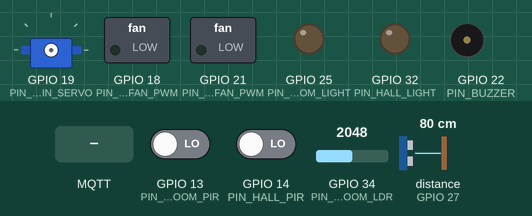
Recording of a sketch running on a simulated ESP32. Parts: servo, switched loads named in the sketch (green lamp = pin HIGH), output pins drawn as LEDs (lit = HIGH), buzzer (waves = sounding, pin HIGH). Wiring (inferred from the names in the program): ultrasonic range finder: trigger GPIO 26; echo GPIO 27. The inputs (shaded band) are chosen by the test bench; at power-on: GPIO 13 (PIN_BEDROOM_PIR) LOW, GPIO 14 (PIN_HALL_PIR) LOW, GPIO 34 (PIN_BEDROOM_LDR) = 2048, distance to the obstacle (sensor on GPIO 27) 80 cm. The echo pulse lasts 58.3 µs per cm; WiFi joins after 1.5 s; servers stay silent unless stated; random numbers use the default seed unless the sketch sets one; no MQTT or app messages arrive unless stated; pins used as bus, display or sensor lines are not drawn; what the sketch prints to the serial monitor is not drawn.

Above: at 0.0 s.
At 3.2 s:
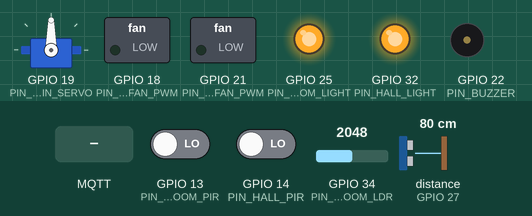
3.3 s: MQTT message "0" arrives on the second subscribed topic
At 4.4 s:
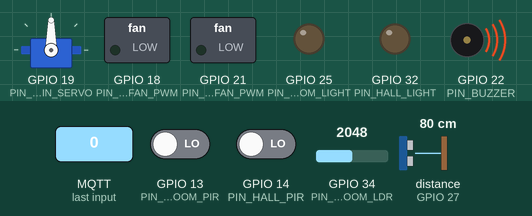
4.8 s: MQTT message "0" arrives on the first subscribed topic
Timing chart, 0 to 7.8 s (numbered marks = the images above; inputs shaded):
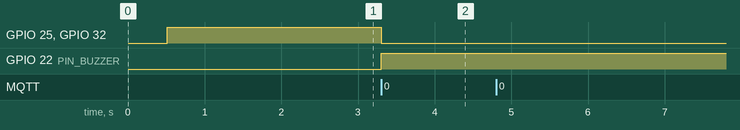

Measured:
- after the input at 3.3 s, GPIO 25 (PIN_BEDROOM_LIGHT), GPIO 32 (PIN_HALL_LIGHT): HIGH → LOW at once; GPIO 22 (PIN_BUZZER): LOW → HIGH at once
- after the input at 4.8 s, every drawn part: stays the same

The sketch:

node1_bedroom_hall.ino
```cpp
/*
 * ==============================================================================
 * PROJECT AURA — Autonomous User-Responsive Residential Assistant
 * ESP32 Node 1: Bedroom & Hallway Controller
 * ==============================================================================
 * SENSORS & ACTUATORS CONNECTED:
 * - Bedroom: PIR Motion Sensor (GPIO 13)
 *            LDR Lux Sensor (GPIO 34 Analog ADC1_CH6)
 *            Bed Light Relay (GPIO 25, Active LOW)
 *            Bed Ceiling Fan PWM (GPIO 18)
 *            Window Curtain Servo (GPIO 19, 0° Closed to 90° Open)
 * - Hall:    PIR Motion Sensor (GPIO 14)
 *            HC-SR04 Obstacle Ultrasonic: Trig (GPIO 26) / Echo (GPIO 27)
 *            Hall Light Relay (GPIO 32, Active LOW)
 *            Hall Ceiling Fan PWM (GPIO 21)
 *            Rescue Piezo Buzzer (GPIO 22, Alarm Sounder)
 *
 * NOTE: Strictly NO water leakage sensor and NO magnetic door sensor.
 * ==============================================================================
 */

#include <WiFi.h>
#include <PubSubClient.h>
#include <ESP32Servo.h>

// ==============================================================================
// 1. CONFIGURATION (Update with your Wi-Fi and Laptop/Broker IP)
// ==============================================================================
const char* WIFI_SSID = "YOUR_WIFI_SSID";
const char* WIFI_PASS = "YOUR_WIFI_PASSWORD";

// MQTT Broker IP (IP address of your PC/laptop running the backend)
const char* MQTT_BROKER = "192.168.1.100";
const int   MQTT_PORT   = 1883;

// MQTT Topics
const char* TOPIC_TELEMETRY = "aura/telemetry/node1";
const char* TOPIC_CONTROL   = "aura/control/node1";
const char* TOPIC_EMERGENCY = "aura/emergency";

// ==============================================================================
// 2. PIN DEFINITIONS — ESP32 NODE 1
// ==============================================================================
#define PIN_BEDROOM_PIR        13
#define PIN_BEDROOM_LDR        34  // Analog ADC1_CH6
#define PIN_BEDROOM_LIGHT      25  // Active LOW Relay
#define PIN_BEDROOM_FAN_PWM    18
#define PIN_CURTAIN_SERVO      19

#define PIN_HALL_PIR           14
#define PIN_HALL_US_TRIG       26
#define PIN_HALL_US_ECHO       27
#define PIN_HALL_LIGHT         32  // Active LOW Relay
#define PIN_HALL_FAN_PWM       21
#define PIN_BUZZER             22  // Rescue Alert Buzzer

// PWM Channels for Fans
#define PWM_CH_BED_FAN         0
#define PWM_CH_HALL_FAN        1
#define PWM_FREQ               5000
#define PWM_RES                8   // 0 to 255

WiFiClient espClient;
PubSubClient mqttClient(espClient);
Servo curtainServo;

unsigned long lastTelemetryTime = 0;
const unsigned long TELEMETRY_INTERVAL_MS = 250; // 4 Hz real-time telemetry stream

// Current Actuator State Cache
bool bedLightState = false;
bool hallLightState = false;
bool buzzerActive = false;
int  curtainAngle = 90;

// ==============================================================================
// 3. WIFI INITIALIZATION
// ==============================================================================
void setupWiFi() {
  Serial.print("Connecting to WiFi: ");
  Serial.println(WIFI_SSID);
  WiFi.mode(WIFI_STA);
  WiFi.begin(WIFI_SSID, WIFI_PASS);

  while (WiFi.status() != WL_CONNECTED) {
    delay(500);
    Serial.print(".");
  }
  Serial.println("\n[WiFi] Connected successfully!");
  Serial.print("[WiFi] ESP32 Node 1 IP Address: ");
  Serial.println(WiFi.localIP());
}

// ==============================================================================
// 4. MQTT MESSAGE RECEIVER & ACTUATOR CONTROL
// ==============================================================================
void onMqttMessage(char* topic, byte* payload, unsigned int length) {
  String message = "";
  for (unsigned int i = 0; i < length; i++) {
    message += (char)payload[i];
  }
  Serial.printf("[MQTT Inbound] %s: %s\n", topic, message.c_str());

  // Handle Remote Control Overrides
  if (String(topic) == TOPIC_CONTROL) {
    // Bedroom Light
    if (message.indexOf("\"bedroom_light\":true") >= 0) {
      bedLightState = true;
      digitalWrite(PIN_BEDROOM_LIGHT, LOW); // Active LOW relay
      Serial.println("[Actuator] Bed Light -> ON");
    } else if (message.indexOf("\"bedroom_light\":false") >= 0) {
      bedLightState = false;
      digitalWrite(PIN_BEDROOM_LIGHT, HIGH);
      Serial.println("[Actuator] Bed Light -> OFF");
    }

    // Hall Light
    if (message.indexOf("\"hall_light\":true") >= 0) {
      hallLightState = true;
      digitalWrite(PIN_HALL_LIGHT, LOW);
      Serial.println("[Actuator] Hall Light -> ON");
    } else if (message.indexOf("\"hall_light\":false") >= 0) {
      hallLightState = false;
      digitalWrite(PIN_HALL_LIGHT, HIGH);
      Serial.println("[Actuator] Hall Light -> OFF");
    }

    // Bedroom Fan PWM
    int bedFanIdx = message.indexOf("\"bedroom_fan_pwm\":");
    if (bedFanIdx >= 0) {
      int pwm = message.substring(bedFanIdx + 18).toInt();
      pwm = constrain(pwm, 0, 255);
      ledcWrite(PWM_CH_BED_FAN, pwm);
      Serial.printf("[Actuator] Bed Fan PWM -> %d\n", pwm);
    }

    // Hall Fan PWM
    int hallFanIdx = message.indexOf("\"hall_fan_pwm\":");
    if (hallFanIdx >= 0) {
      int pwm = message.substring(hallFanIdx + 15).toInt();
      pwm = constrain(pwm, 0, 255);
      ledcWrite(PWM_CH_HALL_FAN, pwm);
      Serial.printf("[Actuator] Hall Fan PWM -> %d\n", pwm);
    }

    // Curtain Servo Angle (0° = Closed, 90° = Open)
    int servoIdx = message.indexOf("\"curtain_servo_angle\":");
    if (servoIdx >= 0) {
      int angle = message.substring(servoIdx + 22).toInt();
      angle = constrain(angle, 0, 90);
      curtainAngle = angle;
      curtainServo.write(curtainAngle);
      Serial.printf("[Actuator] Curtain Servo -> %d deg\n", curtainAngle);
    }

    // Rescue Buzzer Alarm
    if (message.indexOf("\"buzzer_active\":true") >= 0) {
      buzzerActive = true;
      digitalWrite(PIN_BUZZER, HIGH);
      Serial.println("[Actuator] Rescue Buzzer -> ALARM ON (RED)");
    } else if (message.indexOf("\"buzzer_active\":false") >= 0) {
      buzzerActive = false;
      digitalWrite(PIN_BUZZER, LOW);
      Serial.println("[Actuator] Rescue Buzzer -> SILENT (YELLOW STANDBY)");
    }

  } else if (String(topic) == TOPIC_EMERGENCY) {
    // High-Priority Emergency Action: Turn on all corridor/bedroom lights and activate Rescue Buzzer
    Serial.println("[EMERGENCY] Priority Alert Broadcast Received! Activating Lights & Alarm.");
    digitalWrite(PIN_BEDROOM_LIGHT, LOW);
    digitalWrite(PIN_HALL_LIGHT, LOW);
    digitalWrite(PIN_BUZZER, HIGH);
    buzzerActive = true;
  }
}

void reconnectMQTT() {
  while (!mqttClient.connected()) {
    Serial.print("[MQTT] Connecting to Broker...");
    String clientId = "AURA-ESP32-Node1-" + String(random(0xffff), HEX);
    if (mqttClient.connect(clientId.c_str())) {
      Serial.println(" Connected!");
      mqttClient.subscribe(TOPIC_CONTROL);
      mqttClient.subscribe(TOPIC_EMERGENCY);
    } else {
      Serial.printf(" Failed (rc=%d), retrying in 2s...\n", mqttClient.state());
      delay(2000);
    }
  }
}

// ==============================================================================
// 5. ULTRASONIC OBSTACLE SENSOR READING
// ==============================================================================
float measureUltrasonicDistance() {
  digitalWrite(PIN_HALL_US_TRIG, LOW);
  delayMicroseconds(2);
  digitalWrite(PIN_HALL_US_TRIG, HIGH);
  delayMicroseconds(10);
  digitalWrite(PIN_HALL_US_TRIG, LOW);

  long duration = pulseIn(PIN_HALL_US_ECHO, HIGH, 25000); // 25ms timeout (~4m max)
  if (duration == 0) return 400.0;
  return (duration * 0.0343) / 2.0; // Distance in cm
}

// ==============================================================================
// 6. SETUP
// ==============================================================================
void setup() {
  Serial.begin(115200);
  delay(500);
  Serial.println("\n==========================================================");
  Serial.println("  PROJECT AURA — ESP32 NODE 1: Bedroom & Hallway Node");
  Serial.println("==========================================================");

  // Pin Modes
  pinMode(PIN_BEDROOM_PIR, INPUT);
  pinMode(PIN_BEDROOM_LDR, INPUT);
  pinMode(PIN_BEDROOM_LIGHT, OUTPUT);
  digitalWrite(PIN_BEDROOM_LIGHT, HIGH); // Default OFF (Active LOW relay)

  pinMode(PIN_HALL_PIR, INPUT);
  pinMode(PIN_HALL_US_TRIG, OUTPUT);
  pinMode(PIN_HALL_US_ECHO, INPUT);
  pinMode(PIN_HALL_LIGHT, OUTPUT);
  digitalWrite(PIN_HALL_LIGHT, HIGH);   // Default OFF

  pinMode(PIN_BUZZER, OUTPUT);
  digitalWrite(PIN_BUZZER, LOW);         // Default Silent Standby

  // PWM Configuration for Bedroom and Hall Fans
  ledcSetup(PWM_CH_BED_FAN, PWM_FREQ, PWM_RES);
  ledcAttachPin(PIN_BEDROOM_FAN_PWM, PWM_CH_BED_FAN);
  ledcWrite(PWM_CH_BED_FAN, 0);

  ledcSetup(PWM_CH_HALL_FAN, PWM_FREQ, PWM_RES);
  ledcAttachPin(PIN_HALL_FAN_PWM, PWM_CH_HALL_FAN);
  ledcWrite(PWM_CH_HALL_FAN, 0);

  // Servo Setup for Curtains
  curtainServo.attach(PIN_CURTAIN_SERVO);
  curtainServo.write(curtainAngle); // Default 90° Open

  // Network Setup
  setupWiFi();
  mqttClient.setServer(MQTT_BROKER, MQTT_PORT);
  mqttClient.setCallback(onMqttMessage);
  reconnectMQTT();
}

// ==============================================================================
// 7. MAIN LOOP & TELEMETRY STREAM (4 Hz)
// ==============================================================================
void loop() {
  if (!mqttClient.connected()) {
    reconnectMQTT();
  }
  mqttClient.loop();

  unsigned long now = millis();
  if (now - lastTelemetryTime >= TELEMETRY_INTERVAL_MS) {
    lastTelemetryTime = now;

    // 1. Read Bedroom Sensors
    bool bedOccupancy = digitalRead(PIN_BEDROOM_PIR) == HIGH;
    int  bedLuxRaw    = analogRead(PIN_BEDROOM_LDR);
    int  bedLux       = map(bedLuxRaw, 0, 4095, 0, 1000); // Lux conversion approximation
    bedLux = constrain(bedLux, 0, 1000);

    // 2. Read Hallway Sensors
    bool hallOccupancy = digitalRead(PIN_HALL_PIR) == HIGH;
    float hallDistance = measureUltrasonicDistance();

    // 3. Construct JSON Telemetry Payload
    String payload = "{";
    payload += "\"node_id\":\"esp32_node1\",";
    payload += "\"bedroom\":{";
    payload += "\"occupancy\":" + String(bedOccupancy ? "true" : "false") + ",";
    payload += "\"ambient_lux\":" + String(bedLux) + ",";
    payload += "\"curtain_state\":\"" + String(curtainAngle == 90 ? "OPEN" : "CLOSED") + "\"";
    payload += "},";
    payload += "\"hall\":{";
    payload += "\"occupancy\":" + String(hallOccupancy ? "true" : "false") + ",";
    payload += "\"obstacle_distance_cm\":" + String(hallDistance, 1);
    payload += "}";
    payload += "}";

    // 4. Publish to Central Dashboard & Gateway
    mqttClient.publish(TOPIC_TELEMETRY, payload.c_str());
  }
}
```
